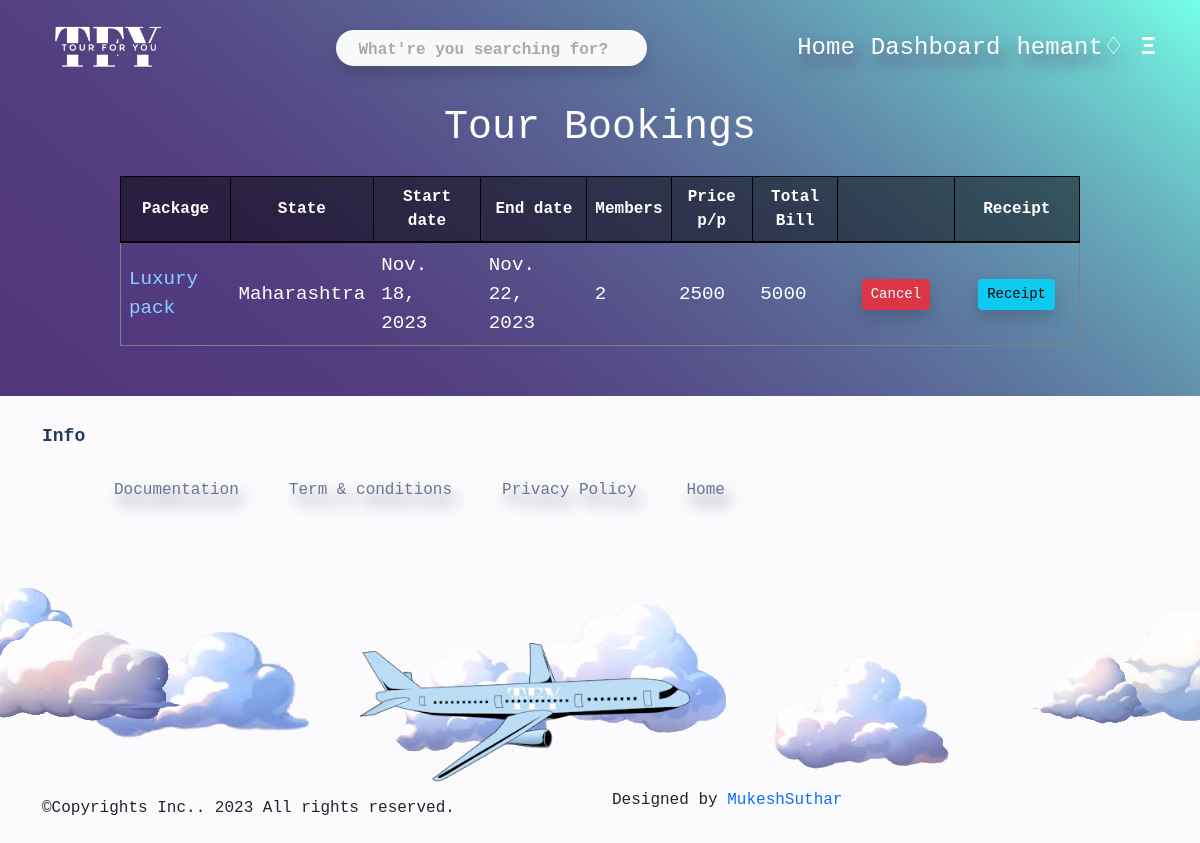
The app's page /Show-bookings/ (signed in) with its own data.
### mainapp/models.py (models this page shows, shortened)
class User(AbstractUser):
    email = models.EmailField(unique=True)
    is_mainadmin = models.BooleanField(default=False)
    is_tourist= models.BooleanField(default=False)

class Tourbooking(models.Model):
    b_user = models.ForeignKey(User, on_delete=models.CASCADE)
    b_pack = models.ForeignKey(Packages, on_delete=models.CASCADE)
    contact = models.CharField(max_length=10)
    b_email = models.EmailField()
    b_members = models.SmallIntegerField()
    b_price = models.IntegerField()

class Packages(models.Model):
    tourplace= models.ForeignKey(TourPlaces, on_delete=models.CASCADE)
    pack_name = models.CharField(max_length=200, null=False, blank=False)
    pack_facility = models.CharField(max_length=1000, null=False, blank=False)
    pack_member = models.IntegerField()
    start_date = models.DateField(null=True)
    end_date = models.DateField(null=True)
    quality = models.ForeignKey(Quality, on_delete=models.SET_NULL,null=True)
    pack_price = models.IntegerField()

class TourPlaces(models.Model):
    state = models.ForeignKey(States, on_delete=models.SET_NULL,null=True)
    description = models.CharField(max_length=1000, null=False, blank=False)
    placeImage = models.ImageField(null=False, blank=False, upload_to='places/')
    tour_active = models.BooleanField(default=False)

class States(models.Model):
    s_name = models.CharField(max_length=50)
    def __str__(self):
        return self.s_name

### mainapp/views.py (the view)
# urls.py: path('Show-bookings/',login_required(views.UserBooking.as_view()),name='showbookings'),
class UserBooking(View):
    def get(self, request):
        bookings = Tourbooking.objects.filter(b_user=request.user)
        return render(request, 'showbooking.html', {'booked': bookings})

### templates/showbooking.html (shortened to what this page needs)
{% extends 'base.html' %}
{% load static %}
{% block content %}
<div class="text-center text-white pb-3">
    <h1>Tour Bookings</h1>
</div>
<div class="text-center">
    {% if booked %}
    <table border="1" class="text-white b-table">
        <tr>
            <th>Package</th>
            <th>State</th>
            <th>Start date</th>
            <th>End date</th>
            <th>Members</th>
            <th>Price p/p</th>
            <th>Total Bill</th>
            <th></th>
            <th>Receipt</th>
        </tr>
        {% for b in booked %}
        <tr class="">
            <td><a class="packlink" href="{% url 'packageview' b.b_pack.id %} ">{{ b.b_pack.pack_name }}</a></td>
            <td>{{ b.b_pack.tourplace.state }}</td>
            <td>{{ b.b_pack.start_date }}</td>
            <td>{{ b.b_pack.end_date }}</td>
            <td>{{ b.b_members }}</td>
            <td>{{ b.b_pack.pack_price }}</td>
            <td>{{ b.b_price }}</td>
            <td><a href="{% url 'cancelbooking' b.id %}" class="btn delete btn-sm shadow btn-danger m-3"
                    onclick="return del(this);">Cancel</a></td>
            <td><a href="{% url 'receipt' b.id %}" class=" btn delete btn-sm shadow btn-info m-3"
                        onclick="">Receipt</a></td>
        </tr>
        {% endfor %}
    </table>
</div>
{% else %}
<div class="text-center text-white">
    <h2 class="m-5">There are No Bookings yet</h2>
</div>
{% endif %}
{% endblock %}

### templates/navbar.html (shortened to what this page needs)
{% load static %}
<nav class="navbar navbar-expand-lg px-4 h4">
  <div class="container-fluid">
    <a class="navbar-brand" href="{% url 'home' %}">
      <img src="{% static 'img/brand.png' %}" alt="" srcset="" height="50px">
    </a>
    <form action="{% url 'search' %}" method="get" class="d-lg-flex mx-lg-auto my-2 my-lg-0">
      <input type="search" name="q" placeholder="What're you searching for?"
        class="navsearch bg-light rounded-pill p-1 shadow">
    </form>
    <div class="navcon text-center">
      <ul class="navbar-nav flex-lg-row justify-content-lg-end align-items-center">
        <li class="nav-item"><a class="nav-link" href="{% url 'home' %}">Home</a></li>
        {% if user.is_mainadmin == True %}
          <li class="nav-item"><a class="nav-link" href="{% url 'mainadmin' %}">Dashboard</a></li>
        {% endif %}
        {% if user.is_authenticated == True %}
          <li class="nav-item dropdown">
            <a class="nav-link " href="#" id="navbarDropdown" role="button" data-toggle="dropdown"
              aria-haspopup="true" aria-expanded="false">{{user.first_name}}&#9826;</a>
          </li>
        {% endif %}
        <li class="nav-item">
          <span style="font-size:26px;cursor:pointer;" onclick="openNav()" class="sidebtn rounded px-2">&#926;</span>
        </li>
      </ul>
    </div>
  </div>
</nav>

### static/css/main.css (style rules this page uses)
* { font-family: monospace, 'Courier New', Courier; }
body { width: 100%; height: 100%; margin: 0px; padding: 0px; overflow-x: hidden; background-image: linear-gradient(40deg, #502d77, 80%, rgb(117, 255, 232)); background-repeat: no-repeat; background-size: cover; background-attachment: fixed; }
.navcon a { color: #fff; font-weight: 500; text-shadow: #624d7a 5px 10px 15px; }
.navbar-brand img { height: 70px; }
* { -webkit-box-sizing: border-box; box-sizing: border-box; }
input, button { border: none; background: none; outline: 0; }
.navsearch::placeholder { color: #aaa; padding-left: 18px; font-weight: 600; font-size: 16px; }
.navsearch { caret-color: rgb(90, 61, 172); color: rgb(50, 31, 71); }
.sidebtn { color: white; display: block; font-weight: 700; }
.b-table { margin: 0 auto; width: 80%; margin-bottom: 50px; }
.b-table th, td { border: 1px solid black; padding: 8px; text-align: center; }
.b-table th { background-color: #0303037e; border-bottom: 2px solid black; }
.b-table .packlink { text-decoration: none; color: #86d3ff }
.pro-card th, td { font-size: larger; text-align: left; }

### records on screen
User: first_name "hemant"
Tourbooking: b_pack.pack_name "Luxury pack", b_pack.tourplace.state "Maharashtra", b_pack.start_date "Nov. 18, 2023", b_pack.end_date "Nov. 22, 2023", b_members "2", b_pack.pack_price "2500", b_price "5000"
